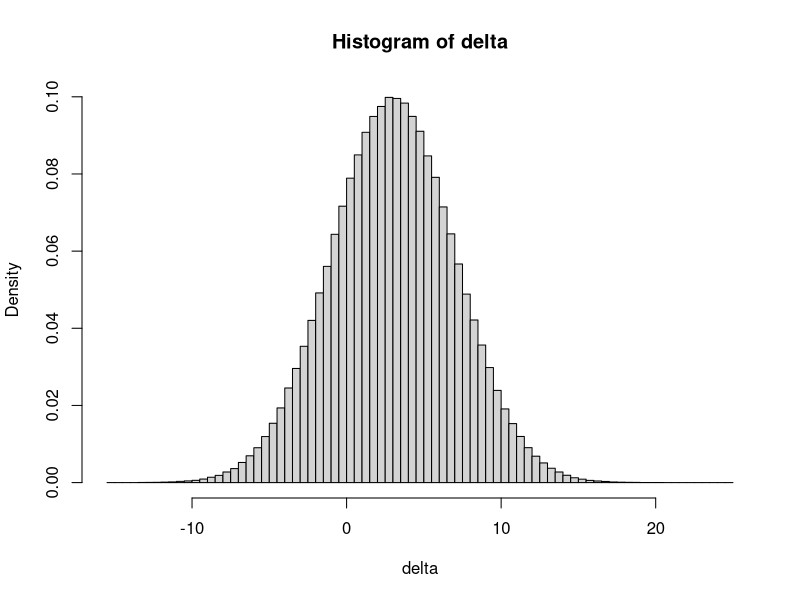
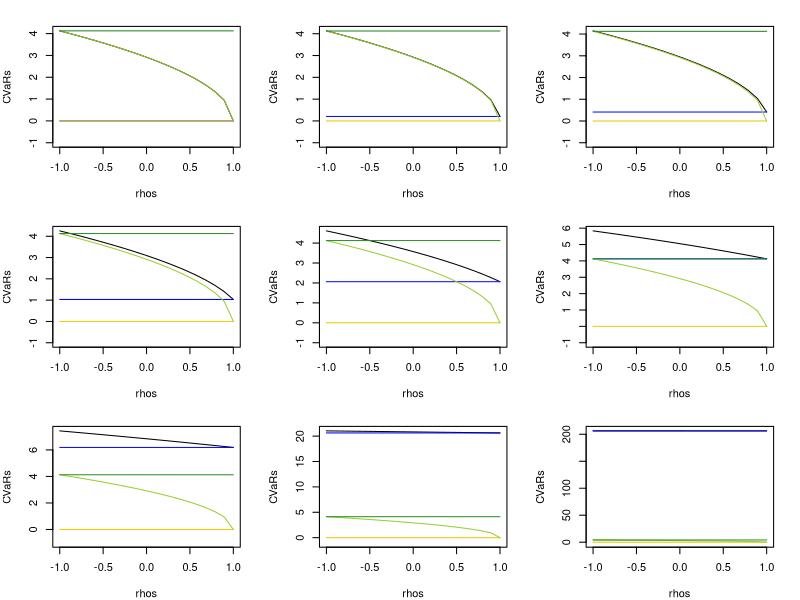
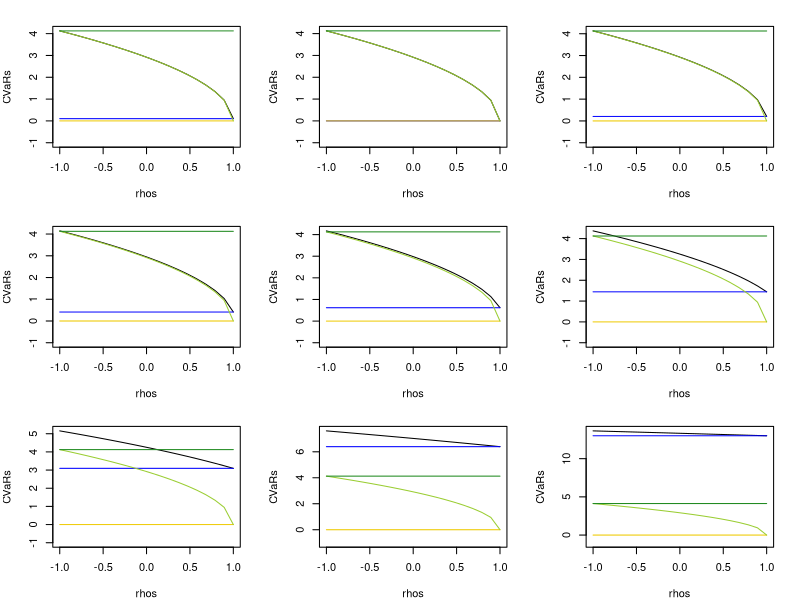
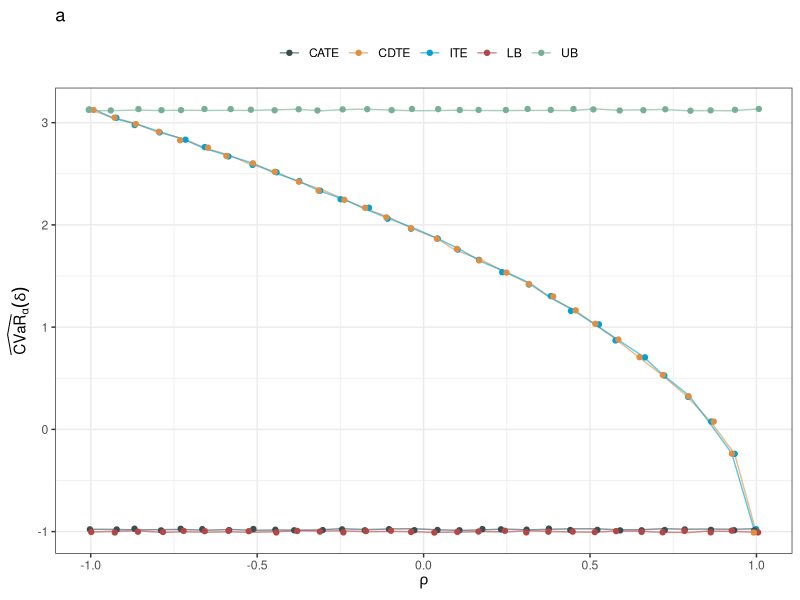
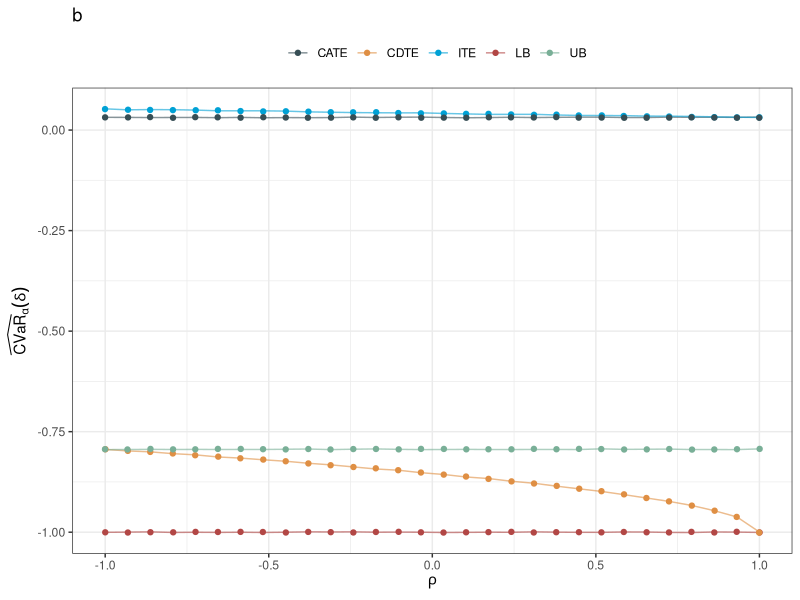
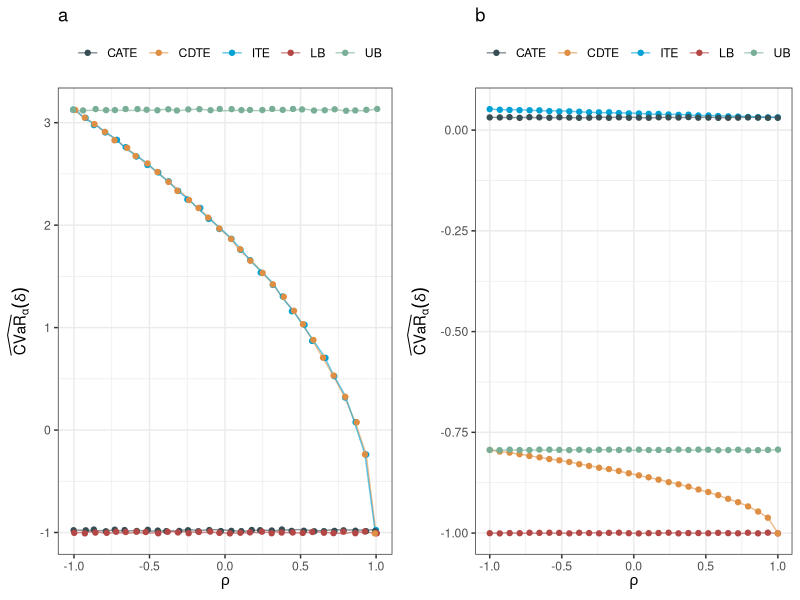
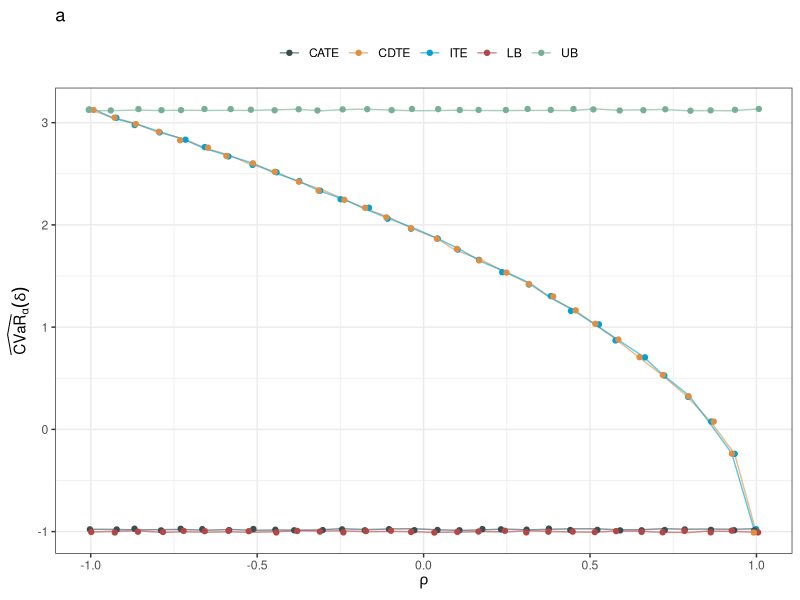
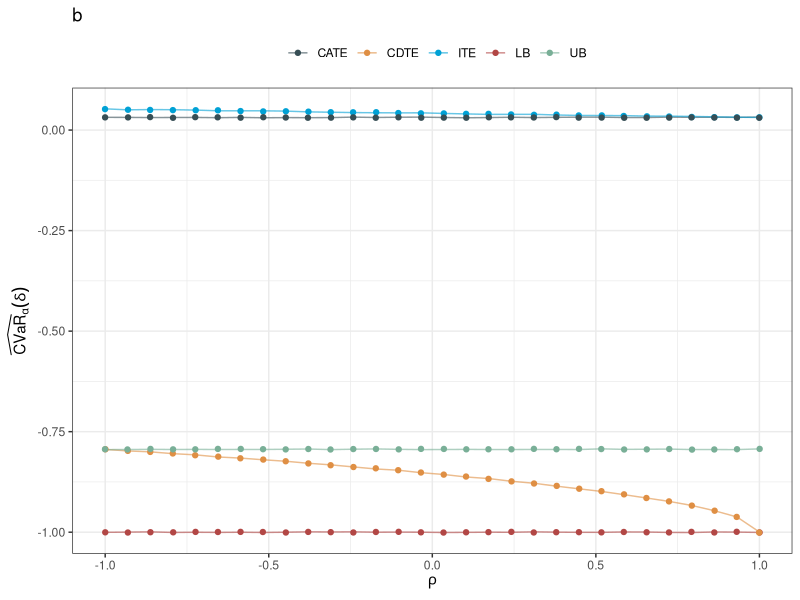

The R script that drew these images, in order:
## ---- chunk 1

knitr::opts_chunk$set(echo = TRUE)
library(cvar)
library(dplyr)
library(ggplot2)
library(tidyr)
library(ggsci)
library(ggpubr)

## ---- chunk 2

CVaR.gaussian <- function(mu, sd, alpha) {
  if (alpha == 1) return(mu)
  q <- qnorm(1-alpha)
  mu + dnorm(q) / (alpha) * sd
}

## ---- chunk 3

mu <- 3
sd <- 4

## ---- chunk 4

n <- 1000000
delta <- rnorm(n, mean = mu, sd = sd)
hist(delta, freq = FALSE, breaks = 100)

## ---- chunk 5

alpha <- 0.05

ES(-delta, p_loss = alpha)
CVaR.gaussian(mu, sd, alpha)

#mu + sd * ES(qnorm, dist.type = "qf", p_loss = alpha)

## ---- chunk 6

rho <- 0 # 1 here means that Y_1 and -Y_0 are perfectly correlated

CVaR.delta <- function(a.0, a.1, b.0, b.1, mu.X, sigma.X, sigma.0, sigma.1, rho) {
  delta.mu <- a.1-a.0+(b.1-b.0)*mu.X
  delta.sd <- sqrt((b.1-b.0)^2*sigma.X^2+sigma.1^2+sigma.0^2-2*rho*sigma.0*sigma.1)

  CVaR.gaussian(delta.mu, delta.sd, alpha)
}

CVaR.delta.X <- function(a.0, a.1, b.0, b.1, mu.X, sigma.X, sigma.0, sigma.1, rho) {
  delta.X.mu <- a.1-a.0+(b.1-b.0)*mu.X
  delta.X.sd <- sqrt(sigma.1^2+sigma.0^2-2*rho*sigma.0*sigma.1)
  
  CVaR.gaussian(delta.X.mu, delta.X.sd, alpha)
} # Note that this is the expected CVaR, i.e., E[CVaR(delta|X)]

CVaR.tau <- function(a.0, a.1, b.0, b.1, mu.X, sigma.X, sigma.0, sigma.1, rho) {
  tau.mu <- a.1 - a.0 + (b.1 - b.0) * mu.X
  tau.sd <- sqrt((b.1 - b.0)^2 * sigma.X^2) # sqrt(.) and (.)^2 cancel # TODO: Check whether it actually cancels
  
  CVaR.gaussian(tau.mu, tau.sd, alpha)
}

CVaR.lb <- function(a.0, a.1, b.0, b.1, mu.X, sigma.X, sigma.0, sigma.1, rho) {
  mu <- a.1 - a.0 + (b.1 - b.0) * mu.X
  sd <- max(sigma.1 - sigma.0, sigma.0 - sigma.1)
  
  CVaR.gaussian(mu, sd, alpha)
} # Note that this is the expected CVaR

CVaR.ub <- function(a.0, a.1, b.0, b.1, mu.X, sigma.X, sigma.0, sigma.1, rho) {
  mu <- a.1 - a.0 + (b.1 - b.0) * mu.X
  sd <- sigma.0 + sigma.1
  
  CVaR.gaussian(mu, sd, alpha)
} # Note that this is the expected CVaR

## ---- chunk 7

a.0 <- 0
a.1 <- 0

b.0 <- 2
b.1 <- 1

mu.X <- 0

sigma.0 <- 1
sigma.1 <- 1

sigma.X <- 0.1
c(
  "delta" = CVaR.delta(a.0, a.1, b.0, b.1, mu.X, sigma.X, sigma.0, sigma.1, rho),
  "CATE" = CVaR.tau(a.0, a.1, b.0, b.1, mu.X, sigma.X, sigma.0, sigma.1, rho),
  "ub" = CVaR.ub(a.0, a.1, b.0, b.1, mu.X, sigma.X, sigma.0, sigma.1, rho),
  "delta|X" = CVaR.delta.X(a.0, a.1, b.0, b.1, mu.X, sigma.X, sigma.0, sigma.1, rho),
  "lb" = CVaR.lb(a.0, a.1, b.0, b.1, mu.X, sigma.X, sigma.0, sigma.1, rho)
)

sigma.X <- 10
c(
  "delta" = CVaR.delta(a.0, a.1, b.0, b.1, mu.X, sigma.X, sigma.0, sigma.1, rho),
  "CATE" = CVaR.tau(a.0, a.1, b.0, b.1, mu.X, sigma.X, sigma.0, sigma.1, rho),
  "ub" = CVaR.ub(a.0, a.1, b.0, b.1, mu.X, sigma.X, sigma.0, sigma.1, rho),
  "delta|X" = CVaR.delta.X(a.0, a.1, b.0, b.1, mu.X, sigma.X, sigma.0, sigma.1, rho),
  "lb" = CVaR.lb(a.0, a.1, b.0, b.1, mu.X, sigma.X, sigma.0, sigma.1, rho)
)

## ---- chunk 8

plot.CVaRs <- function(a.0, a.1, b.0, b.1, mu.X, sigma.X, sigma.0, sigma.1, steps = 20) {
  
  rhos <- seq(from = -1, to = 1, length.out = steps)
  
  CVaRs <- array(c(
    sapply(rhos,function(r) CVaR.delta(a.0,a.1,b.0,b.1,mu.X,sigma.X,sigma.0,sigma.1,r)),
    sapply(rhos,function(r) CVaR.tau(a.0,a.1,b.0,b.1,mu.X,sigma.X,sigma.0,sigma.1,r)),
    sapply(rhos,function(r) CVaR.lb(a.0,a.1,b.0,b.1,mu.X,sigma.X,sigma.0,sigma.1,r)),
    sapply(rhos,function(r) CVaR.delta.X(a.0,a.1,b.0,b.1,mu.X,sigma.X,sigma.0,sigma.1,r)),
    sapply(rhos,function(r) CVaR.ub(a.0,a.1,b.0,b.1,mu.X,sigma.X,sigma.0,sigma.1,r))
  ), dim = c(steps,5))
  
  plot(rhos, CVaRs[,1], type = "l", col = "black", ylim=c(min(CVaRs)-1,max(CVaRs)), ylab = "CVaRs")
  lines(rhos, CVaRs[,2], type = "l", col = "blue")
  lines(rhos, CVaRs[,3], type = "l", col = "gold2")
  lines(rhos, CVaRs[,4], type = "l", col = "olivedrab3")
  lines(rhos, CVaRs[,5], type = "l", col = "forestgreen")
  
}

## ---- chunk 9

sigma.Xs <- c(0,0.1,0.2,0.5,1,2,3,10,100)
par(mfrow = c(3,3), mar = c(4, 4, 2, 2))

for (sigma.X in sigma.Xs) {
  plot.CVaRs(a.0=0, a.1=0, b.0=1, b.1=2, mu.X, sigma.X, sigma.0, sigma.1)
}

## ---- chunk 10

b.diffs <- c(0.5,1,2,3,4,8,16,32,64)
par(mfrow = c(3,3), mar = c(4, 4, 2, 2))

for (b.diff in b.diffs) {
  plot.CVaRs(a.0=0, a.1=0, b.0=1, b.1=b.diff, mu.X, 0.1, sigma.0, sigma.1)
}

## ---- chunk 11
create.results = function(a.0,a.1,b.0,b.1,mu.X,sigma.X,sigma.0,sigma.1){
  
  rhos <- seq(from = -1, to = 1, length.out = 30)
  CVaRs <- array(c(
    sapply(rhos,function(r) CVaR.delta(a.0,a.1,b.0,b.1,mu.X,sigma.X,sigma.0,sigma.1,r)),
    sapply(rhos,function(r) CVaR.tau(a.0,a.1,b.0,b.1,mu.X,sigma.X,sigma.0,sigma.1,r)),
    sapply(rhos,function(r) CVaR.lb(a.0,a.1,b.0,b.1,mu.X,sigma.X,sigma.0,sigma.1,r)),
    sapply(rhos,function(r) CVaR.delta.X(a.0,a.1,b.0,b.1,mu.X,sigma.X,sigma.0,sigma.1,r)),
    sapply(rhos,function(r) CVaR.ub(a.0,a.1,b.0,b.1,mu.X,sigma.X,sigma.0,sigma.1,r))
  ), dim = c(30,5))
  CVaRs.df = data.frame(CVaRs) %>%
    mutate(corr = rhos) %>%
    rename("ITE" = "X1", "CATE" = "X2", "LB" = "X3", "CDTE" = "X4", "UB" = "X5") %>%
    pivot_longer(cols = c("ITE", "CATE", "LB", "CDTE", "UB"))
  return(CVaRs.df)
}
## ---- chunk 12

res = create.results(a.0 = 0, a.1 = 0, b.0 = 2, b.1 = 1, mu.X = 1, sigma.X = 0.01,
                     sigma.0 = 1, sigma.1 = 1)


plot.x = ggplot(data = res, aes(x = corr, y = value, group = name, color = name)) +
  geom_line(alpha = 0.6, position = position_jitter(width = 0.01, height = 0.01, seed = 1)) +
  geom_point(position = position_jitter(width = 0.01, height = 0.01, seed = 1)) +
  theme_bw() +
  theme(legend.position = "top") +
  labs(x = expression(rho), color = "", group = "",
       y = expression(widehat(CVaR)[alpha](delta))) +
  scale_color_jama() +
  ggtitle("a")
plot.x
ggsave("./Plots/sigma_x_zero.png", plot.x, width = 15, height = 15, units = "cm")
## ---- chunk 13

res = create.results(a.0 = 0, a.1 = 0, b.0 = 2, b.1 = 1, mu.X = 1, sigma.X = 0.5,
                     sigma.0 = 0.05, sigma.1 = 0.05)


plot.y = ggplot(data = res, aes(x = corr, y = value, group = name, color = name)) +
  geom_line(alpha = 0.6, position = position_jitter(width = 0.001, height = 0.001, seed = 1)) +
  geom_point(position = position_jitter(width = 0.001, height = 0.001, seed = 1)) +
  theme_bw() +
  theme(legend.position = "top") +
  labs(x = expression(rho), color = "", group = "",
       y = expression(widehat(CVaR)[alpha](delta))) +
  scale_color_jama() +
  ggtitle("b")
plot.y
ggsave("./Plots/sigma_y_zero.png", plot.y, width = 15, height = 15, units = "cm")
## ---- chunk 14
plot.comb = ggarrange(plot.x, plot.y, ncol = 2)
plot.comb
ggsave("./Plots/plot_combined.png", plot.comb, width = 20, height = 10, units = "cm")
